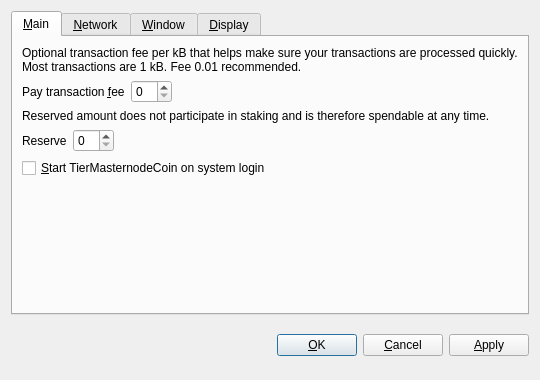
<?xml version="1.0" encoding="UTF-8"?>
<ui version="4.0">
 <class>OptionsDialog</class>
 <widget class="QDialog" name="OptionsDialog">
  <property name="geometry">
   <rect>
    <x>0</x>
    <y>0</y>
    <width>540</width>
    <height>380</height>
   </rect>
  </property>
  <property name="windowTitle">
   <string>Options</string>
  </property>
  <property name="modal">
   <bool>true</bool>
  </property>
  <layout class="QVBoxLayout" name="verticalLayout">
   <item>
    <widget class="QTabWidget" name="tabWidget">
     <property name="tabPosition">
      <enum>QTabWidget::North</enum>
     </property>
     <property name="currentIndex">
      <number>0</number>
     </property>
     <widget class="QWidget" name="tabMain">
      <attribute name="title">
       <string>&amp;Main</string>
      </attribute>
      <layout class="QVBoxLayout" name="verticalLayout_Main">
       <item>
        <widget class="QLabel" name="transactionFeeInfoLabel">
         <property name="text">
          <string>Optional transaction fee per kB that helps make sure your transactions are processed quickly. Most transactions are 1 kB. Fee 0.01 recommended.</string>
         </property>
         <property name="textFormat">
          <enum>Qt::PlainText</enum>
         </property>
         <property name="wordWrap">
          <bool>true</bool>
         </property>
        </widget>
       </item>
       <item>
        <layout class="QHBoxLayout" name="horizontalLayoutFee">
         <item>
          <widget class="QLabel" name="transactionFeeLabel">
           <property name="text">
            <string>Pay transaction &amp;fee</string>
           </property>
           <property name="textFormat">
            <enum>Qt::PlainText</enum>
           </property>
           <property name="buddy">
            <cstring>transactionFee</cstring>
           </property>
          </widget>
         </item>
         <item>
          <widget class="BitcoinAmountField" name="transactionFee"/>
         </item>
         <item>
          <spacer name="horizontalSpacerFee">
           <property name="orientation">
            <enum>Qt::Horizontal</enum>
           </property>
           <property name="sizeHint" stdset="0">
            <size>
             <width>40</width>
             <height>20</height>
            </size>
           </property>
          </spacer>
         </item>
        </layout>
       </item>
       <item>
        <widget class="QLabel" name="reserveBalanceInfoLabel">
         <property name="text">
          <string>Reserved amount does not participate in staking and is therefore spendable at any time.</string>
         </property>
         <property name="textFormat">
          <enum>Qt::PlainText</enum>
         </property>
         <property name="wordWrap">
          <bool>true</bool>
         </property>
        </widget>
       </item>
       <item>
        <layout class="QHBoxLayout" name="horizontalLayoutReserveBalance">
         <item>
          <widget class="QLabel" name="reserveBalanceLabel">
           <property name="text">
            <string>Reserve</string>
           </property>
           <property name="textFormat">
            <enum>Qt::PlainText</enum>
           </property>
           <property name="buddy">
            <cstring>reserveBalance</cstring>
           </property>
          </widget>
         </item>
         <item>
          <widget class="BitcoinAmountField" name="reserveBalance"/>
         </item>
         <item>
          <spacer name="horizontalSpacerReserveBalance">
           <property name="orientation">
            <enum>Qt::Horizontal</enum>
           </property>
           <property name="sizeHint" stdset="0">
            <size>
             <width>40</width>
             <height>20</height>
            </size>
           </property>
          </spacer>
         </item>
        </layout>
       </item>
       <item>
        <widget class="QCheckBox" name="bitcoinAtStartup">
         <property name="toolTip">
          <string>Automatically start TierMasternodeCoin after logging in to the system.</string>
         </property>
         <property name="text">
          <string>&amp;Start TierMasternodeCoin on system login</string>
         </property>
        </widget>
       </item>
       <item>
        <spacer name="verticalSpacer_Main">
         <property name="orientation">
          <enum>Qt::Vertical</enum>
         </property>
         <property name="sizeHint" stdset="0">
          <size>
           <width>20</width>
           <height>40</height>
          </size>
         </property>
        </spacer>
       </item>
      </layout>
     </widget>
     <widget class="QWidget" name="tabNetwork">
      <attribute name="title">
       <string>&amp;Network</string>
      </attribute>
      <layout class="QVBoxLayout" name="verticalLayout_Network">
       <item>
        <widget class="QCheckBox" name="mapPortUpnp">
         <property name="toolTip">
          <string>Automatically open the TierMasternodeCoin client port on the router. This only works when your router supports UPnP and it is enabled.</string>
         </property>
         <property name="text">
          <string>Map port using &amp;UPnP</string>
         </property>
        </widget>
       </item>
       <item>
        <widget class="QCheckBox" name="connectSocks">
         <property name="toolTip">
          <string>Connect to the TierMasternodeCoin network through a SOCKS proxy (e.g. when connecting through Tor).</string>
         </property>
         <property name="text">
          <string>&amp;Connect through SOCKS proxy:</string>
         </property>
        </widget>
       </item>
       <item>
        <layout class="QHBoxLayout" name="horizontalLayout_Network">
         <item>
          <widget class="QLabel" name="proxyIpLabel">
           <property name="text">
            <string>Proxy &amp;IP:</string>
           </property>
           <property name="textFormat">
            <enum>Qt::PlainText</enum>
           </property>
           <property name="buddy">
            <cstring>proxyIp</cstring>
           </property>
          </widget>
         </item>
         <item>
          <widget class="QValidatedLineEdit" name="proxyIp">
           <property name="maximumSize">
            <size>
             <width>140</width>
             <height>16777215</height>
            </size>
           </property>
           <property name="toolTip">
            <string>IP address of the proxy (e.g. 127.0.0.1)</string>
           </property>
          </widget>
         </item>
         <item>
          <widget class="QLabel" name="proxyPortLabel">
           <property name="text">
            <string>&amp;Port:</string>
           </property>
           <property name="textFormat">
            <enum>Qt::PlainText</enum>
           </property>
           <property name="buddy">
            <cstring>proxyPort</cstring>
           </property>
          </widget>
         </item>
         <item>
          <widget class="QLineEdit" name="proxyPort">
           <property name="maximumSize">
            <size>
             <width>55</width>
             <height>16777215</height>
            </size>
           </property>
           <property name="toolTip">
            <string>Port of the proxy (e.g. 9050)</string>
           </property>
          </widget>
         </item>
         <item>
          <widget class="QLabel" name="socksVersionLabel">
           <property name="text">
            <string>SOCKS &amp;Version:</string>
           </property>
           <property name="textFormat">
            <enum>Qt::PlainText</enum>
           </property>
           <property name="buddy">
            <cstring>socksVersion</cstring>
           </property>
          </widget>
         </item>
         <item>
          <widget class="QValueComboBox" name="socksVersion">
           <property name="toolTip">
            <string>SOCKS version of the proxy (e.g. 5)</string>
           </property>
          </widget>
         </item>
         <item>
          <spacer name="horizontalSpacer_Network">
           <property name="orientation">
            <enum>Qt::Horizontal</enum>
           </property>
           <property name="sizeHint" stdset="0">
            <size>
             <width>40</width>
             <height>20</height>
            </size>
           </property>
          </spacer>
         </item>
        </layout>
       </item>
       <item>
        <spacer name="verticalSpacer_Network">
         <property name="orientation">
          <enum>Qt::Vertical</enum>
         </property>
         <property name="sizeHint" stdset="0">
          <size>
           <width>20</width>
           <height>40</height>
          </size>
         </property>
        </spacer>
       </item>
      </layout>
     </widget>
     <widget class="QWidget" name="tabWindow">
      <attribute name="title">
       <string>&amp;Window</string>
      </attribute>
      <layout class="QVBoxLayout" name="verticalLayout_Window">
       <item>
        <widget class="QCheckBox" name="minimizeToTray">
         <property name="toolTip">
          <string>Show only a tray icon after minimizing the window.</string>
         </property>
         <property name="text">
          <string>&amp;Minimize to the tray instead of the taskbar</string>
         </property>
        </widget>
       </item>
       <item>
        <widget class="QCheckBox" name="minimizeOnClose">
         <property name="toolTip">
          <string>Minimize instead of exit the application when the window is closed. When this option is enabled, the application will be closed only after selecting Quit in the menu.</string>
         </property>
         <property name="text">
          <string>M&amp;inimize on close</string>
         </property>
        </widget>
       </item>
       <item>
        <spacer name="verticalSpacer_Window">
         <property name="orientation">
          <enum>Qt::Vertical</enum>
         </property>
         <property name="sizeHint" stdset="0">
          <size>
           <width>20</width>
           <height>40</height>
          </size>
         </property>
        </spacer>
       </item>
      </layout>
     </widget>
     <widget class="QWidget" name="tabDisplay">
      <attribute name="title">
       <string>&amp;Display</string>
      </attribute>
      <layout class="QVBoxLayout" name="verticalLayout_Display">
       <item>
        <layout class="QHBoxLayout" name="horizontalLayout_1_Display">
         <item>
          <widget class="QLabel" name="langLabel">
           <property name="text">
            <string>User Interface &amp;language:</string>
           </property>
           <property name="textFormat">
            <enum>Qt::PlainText</enum>
           </property>
           <property name="buddy">
            <cstring>lang</cstring>
           </property>
          </widget>
         </item>
         <item>
          <widget class="QValueComboBox" name="lang">
           <property name="toolTip">
            <string>The user interface language can be set here. This setting will take effect after restarting TierMasternodeCoin.</string>
           </property>
          </widget>
         </item>
        </layout>
       </item>
       <item>
        <layout class="QHBoxLayout" name="horizontalLayout_2_Display">
         <item>
          <widget class="QLabel" name="unitLabel">
           <property name="text">
            <string>&amp;Unit to show amounts in:</string>
           </property>
           <property name="textFormat">
            <enum>Qt::PlainText</enum>
           </property>
           <property name="buddy">
            <cstring>unit</cstring>
           </property>
          </widget>
         </item>
         <item>
          <widget class="QValueComboBox" name="unit">
           <property name="toolTip">
            <string>Choose the default subdivision unit to show in the interface and when sending coins.</string>
           </property>
          </widget>
         </item>
        </layout>
       </item>
       <item>
        <widget class="QCheckBox" name="displayAddresses">
         <property name="toolTip">
          <string>Whether to show TierMasternodeCoin addresses in the transaction list or not.</string>
         </property>
         <property name="text">
          <string>&amp;Display addresses in transaction list</string>
         </property>
        </widget>
       </item>
       <item>
        <widget class="QCheckBox" name="coinControlFeatures">
         <property name="toolTip">
          <string>Whether to show coin control features or not.</string>
         </property>
         <property name="text">
          <string>Display coin &amp;control features (experts only!)</string>
         </property>
        </widget>
       </item>
       <item>
        <spacer name="verticalSpacer_Display">
         <property name="orientation">
          <enum>Qt::Vertical</enum>
         </property>
         <property name="sizeHint" stdset="0">
          <size>
           <width>20</width>
           <height>40</height>
          </size>
         </property>
        </spacer>
       </item>
      </layout>
     </widget>
    </widget>
   </item>
   <item>
    <layout class="QHBoxLayout" name="horizontalLayout_Buttons">
     <item>
      <spacer name="horizontalSpacer_1">
       <property name="orientation">
        <enum>Qt::Horizontal</enum>
       </property>
       <property name="sizeHint" stdset="0">
        <size>
         <width>40</width>
         <height>48</height>
        </size>
       </property>
      </spacer>
     </item>
     <item>
      <widget class="QLabel" name="statusLabel">
       <property name="font">
        <font>
         <weight>75</weight>
         <bold>true</bold>
        </font>
       </property>
       <property name="text">
        <string/>
       </property>
       <property name="textFormat">
        <enum>Qt::PlainText</enum>
       </property>
       <property name="wordWrap">
        <bool>true</bool>
       </property>
      </widget>
     </item>
     <item>
      <spacer name="horizontalSpacer_2">
       <property name="orientation">
        <enum>Qt::Horizontal</enum>
       </property>
       <property name="sizeHint" stdset="0">
        <size>
         <width>40</width>
         <height>48</height>
        </size>
       </property>
      </spacer>
     </item>
     <item>
      <widget class="QPushButton" name="okButton">
       <property name="text">
        <string>&amp;OK</string>
       </property>
      </widget>
     </item>
     <item>
      <widget class="QPushButton" name="cancelButton">
       <property name="text">
        <string>&amp;Cancel</string>
       </property>
       <property name="autoDefault">
        <bool>false</bool>
       </property>
      </widget>
     </item>
     <item>
      <widget class="QPushButton" name="applyButton">
       <property name="text">
        <string>&amp;Apply</string>
       </property>
       <property name="autoDefault">
        <bool>false</bool>
       </property>
      </widget>
     </item>
    </layout>
   </item>
  </layout>
 </widget>
 <customwidgets>
  <customwidget>
   <class>BitcoinAmountField</class>
   <extends>QSpinBox</extends>
   <header>bitcoinamountfield.h</header>
  </customwidget>
  <customwidget>
   <class>QValueComboBox</class>
   <extends>QComboBox</extends>
   <header>qvaluecombobox.h</header>
  </customwidget>
  <customwidget>
   <class>QValidatedLineEdit</class>
   <extends>QLineEdit</extends>
   <header>qvalidatedlineedit.h</header>
  </customwidget>
 </customwidgets>
 <resources/>
 <connections/>
</ui>
